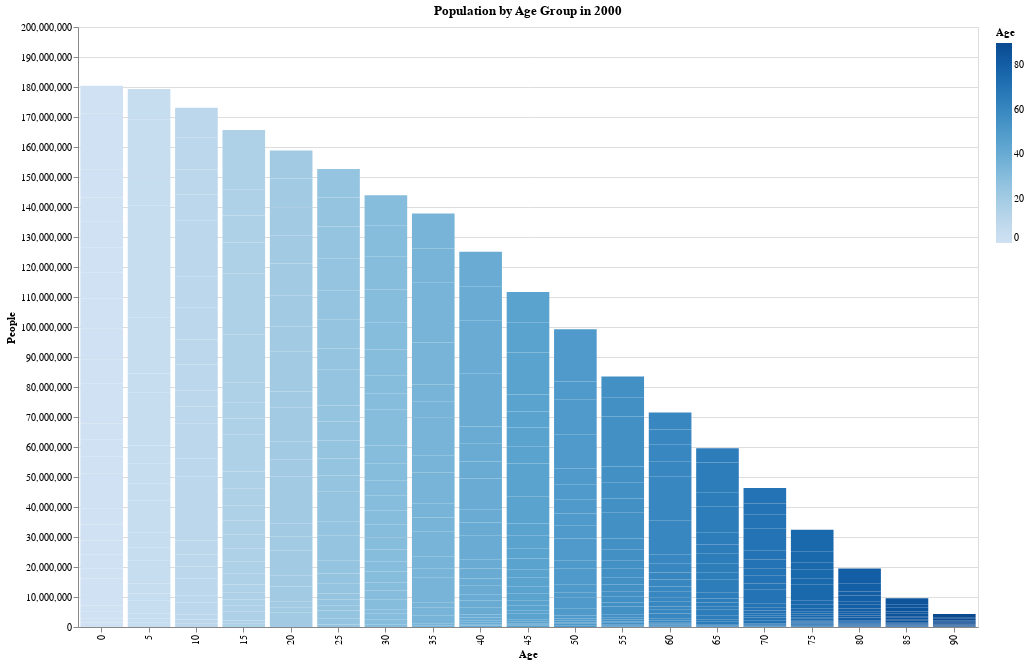

Notebook code cell kept with this figure:
### Code cell
chart_data_population = alt.Chart(data_population).mark_bar().encode(
    x=alt.X('age:O', title="Age"),
    y=alt.Y('people:Q', title="People"),
    color=alt.Color("age:Q", title="Age"),
    tooltip=[
        alt.Tooltip('age:O', title='Age'),
        alt.Tooltip('people:Q', title='People')
    ]
).properties(
    title='Population by Age Group in 2000',
    width=900,
    height=600
)

chart_data_population

### Figure 1 — Vega-Lite specification as saved in the notebook (floating-point values rounded to 4 significant figures; data arrays with more than 128 entries replaced by an {"elided": "..."} marker saying what was removed)
{"config": {"view": {"continuousWidth": 300, "continuousHeight": 300}}, "data": {"name": "data-cad754cf4d5364ff5e4f53bc6cf9d388"}, "mark": {"type": "bar"}, "encoding": {"color": {"field": "age", "title": "Age", "type": "quantitative"}, "tooltip": [{"field": "age", "title": "Age", "type": "ordinal"}, {"field": "people", "title": "People", "type": "quantitative"}], "x": {"field": "age", "title": "Age", "type": "ordinal"}, "y": {"field": "people", "title": "People", "type": "quantitative"}}, "height": 600, "title": "Population by Age Group in 2000", "width": 900, "$schema": "https://vega.github.io/schema/vega-lite/v5.20.1.json", "datasets": {"data-cad754cf4d5364ff5e4f53bc6cf9d388": {"elided": "570 records"}}}
